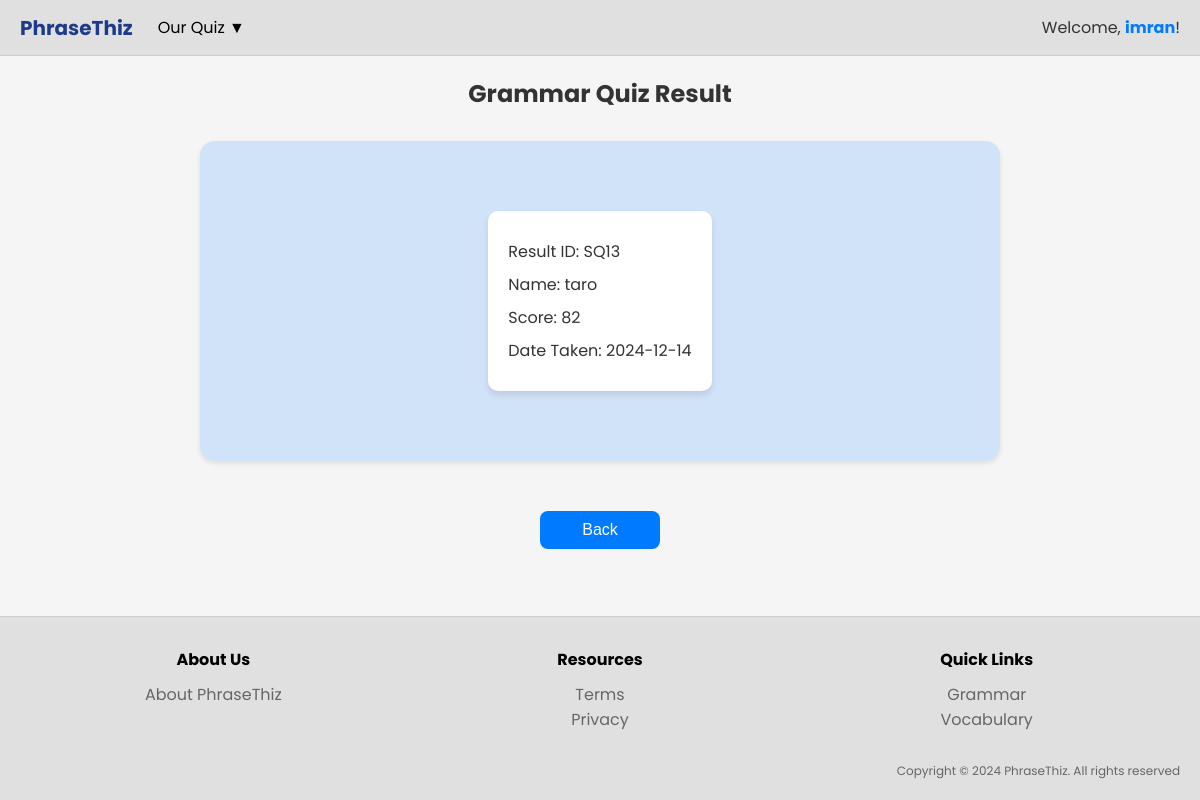
Screenshot of /instructor/grammar-instructor-result.php (signed in) with the database file from the repository.
### tables this page shows
CREATE TABLE IF NOT EXISTS `studentquiz` (
  `student_quiz_id` varchar(50) NOT NULL,
  `student_id` varchar(50) NOT NULL,
  `quiz_id` varchar(50) NOT NULL,
  `date_taken` date NOT NULL,
  `score` int NOT NULL,
  PRIMARY KEY (`student_quiz_id`),
  KEY `student_id` (`student_id`),
  KEY `quiz_id` (`quiz_id`)
);

CREATE TABLE IF NOT EXISTS `student` (
  `student_id` varchar(50) NOT NULL,
  `username` varchar(50) NOT NULL,
  `password` varchar(255) NOT NULL,
  `email` varchar(100) NOT NULL,
  `dob` date NOT NULL,
  `admin_id` varchar(50) NOT NULL,
  PRIMARY KEY (`student_id`) USING BTREE,
  KEY `admin_id` (`admin_id`)
);

### instructor/grammar-instructor-result.php (the view, shortened to what this page needs)
<?php
$servername = "localhost";
$username = "root";
$password = "";
$dbname = "phrasethiz";
$conn = new mysqli($servername, $username, $password, $dbname);
$quiz_id = "QZ01";
$sql = "
    SELECT
        sq.student_quiz_id,
        s.username,
        sq.score,
        sq.date_taken
    FROM
        studentquiz sq
    INNER JOIN
        student s ON sq.student_id = s.student_id
    WHERE
        sq.student_quiz_id IN (
            SELECT
                MAX(subsq.student_quiz_id)
            FROM
                studentquiz subsq
            WHERE
                subsq.quiz_id = ?
            GROUP BY
                subsq.student_id
        )
    ORDER BY
        sq.date_taken DESC
";
$stmt = $conn->prepare($sql);
$stmt->bind_param("s", $quiz_id);
$stmt->execute();
$result = $stmt->get_result();
$results = $result->fetch_all(MYSQLI_ASSOC);
?>
<!DOCTYPE html>
<html lang="en">
<head>
    <link rel="stylesheet" href="../css/grammar-instructor-result.css">
</head>
<body>
    <header class="header">
        <div class="header-left">
            <a href="../instructor/instructor-homepage.php" class="logo">PhraseThiz</a>
            <div class="dropdown">
                <button class="dropdown-btn">Our Quiz ▼</button>
            </div>
        </div>
        <div class="header-right">
            <span>Welcome, <a href="../instructor/instructor-profile.php" class="profile-link"><?php echo htmlspecialchars($_SESSION['username']); ?></a>!</span>
        </div>
    </header>
    <main class="main">
        <h1 class="title">Grammar Quiz Result</h1>
        <div class="box-container">
            <div class="results-container">
                <?php if (count($results) > 0): ?>
                    <?php foreach ($results as $row): ?>
                        <div class="result-card">
                            <p>Result ID: <?php echo htmlspecialchars($row['student_quiz_id']); ?></p>
                            <p>Name: <?php echo htmlspecialchars($row['username']); ?></p>
                            <p>Score: <?php echo htmlspecialchars($row['score']); ?></p>
                            <p>Date Taken: <?php echo htmlspecialchars($row['date_taken']); ?></p>
                        </div>
                    <?php endforeach; ?>
                <?php else: ?>
                    <p>No results available for the grammar quiz.</p>
                <?php endif; ?>
            </div>
        </div>
        <button class="back-button" onclick="history.back()">Back</button>
    </main>
<footer>
    <div class="footer-container">
        <div class="footer-section">
            <h3>About Us</h3>
            <ul>
                <li><a href="../about-us/about-us.php">About PhraseThiz</a></li>
            </ul>
        </div>
        <div class="footer-section">
            <h3>Resources</h3>
            <ul>
                <li><a href="../term-privacy/term-privacy.php">Terms</a></li>
                <li><a href="../term-privacy/term-privacy.php">Privacy</a></li>
            </ul>
        </div>
        <div class="footer-section">
            <h3>Quick Links</h3>
            <ul>
                <li><a href="../instructor/grammar-instructor.php">Grammar</a></li>
                <li><a href="../instructor/vocabulary-instructor.php">Vocabulary</a></li>
            </ul>
        </div>
        <div class="footer-copyright">
            <p>Copyright &copy; 2024 PhraseThiz. All rights reserved</p>
        </div>
    </div>
</footer>
</body>
</html>

### css/grammar-instructor-result.css (style rules this page uses)
* { margin: 0; padding: 0; box-sizing: border-box; }
body { font-family: 'Poppins', sans-serif; background-color: #f5f5f5; color: #333; display: flex; flex-direction: column; min-height: 100vh; }
.header { display: flex; justify-content: space-between; align-items: center; padding: 10px 20px; background-color: #e0e0e0; border-bottom: 1px solid #ccc; }
.header-left { display: flex; align-items: center; gap: 20px; }
.logo { font-size: 20px; font-weight: bold; color: #1e3a8a; text-decoration: none; }
.dropdown { position: relative; }
.dropdown-btn { background: none; border: none; font-family: 'Poppins'; color: #000; font-size: 16px; cursor: pointer; padding: 5px; transition: color 0.3s; }
.header-right { display: flex; align-items: center; }
.profile-link { text-decoration: none; color: #007BFF; font-weight: bold; }
.main { text-align: center; padding: 20px; }
.title { margin-bottom: 20px; font-size: 24px; font-weight: bold; }
.box-container { display: flex; justify-content: center; max-width: 800px; margin: 30px auto; background-color: #d1e3f8; padding: 70px 40px; border-radius: 15px; box-shadow: 0 2px 5px rgba(0, 0, 0, 0.1); -webkit-border-radius: 15px; -moz-border-radius: 15px; -ms-border-radius: 15px; -o-border-radius: 15px; }
.results-container { display: flex; justify-content:center; width: 100%; gap: 20px; }
.result-card { background-color: white; padding: 20px; border-radius: 10px; min-width: 200px; text-align: left; box-shadow: 0 4px 6px rgba(0, 0, 0, 0.1); }
.result-card p { margin: 8px 0; }
.back-button { background-color: #007BFF; color: white; border: none; padding: 10px 30px; border-radius: 8px; cursor: pointer; margin-top: 20px; font-size: 16px; min-width: 120px; }
footer { background-color: #e0e0e0; padding: 20px; border-top: 1px solid #ccc; text-align: center; margin-top: auto; }
.footer-container { display: flex; flex-wrap: wrap; justify-content: space-between; align-items: flex-start; max-width: 1200px; margin: 0 auto; }
.footer-section { flex: 1; min-width: 200px; margin: 10px; }
.footer-section h3 { font-size: 16px; margin-bottom: 10px; color: #000; }
.footer-section ul { list-style: none; padding: 0; margin: 0; }
.footer-section ul li a { text-decoration: none; color: #666; }
.footer-copyright { flex: 1 100%; text-align: right; font-size: 12px; color: #666; margin-top: 20px; }

### rows the page displays
studentquiz: student_quiz_id "SQ13", student.username "taro", score "82", date_taken "2024-12-14"

### other values shown
$_SESSION['username'] "imran"
